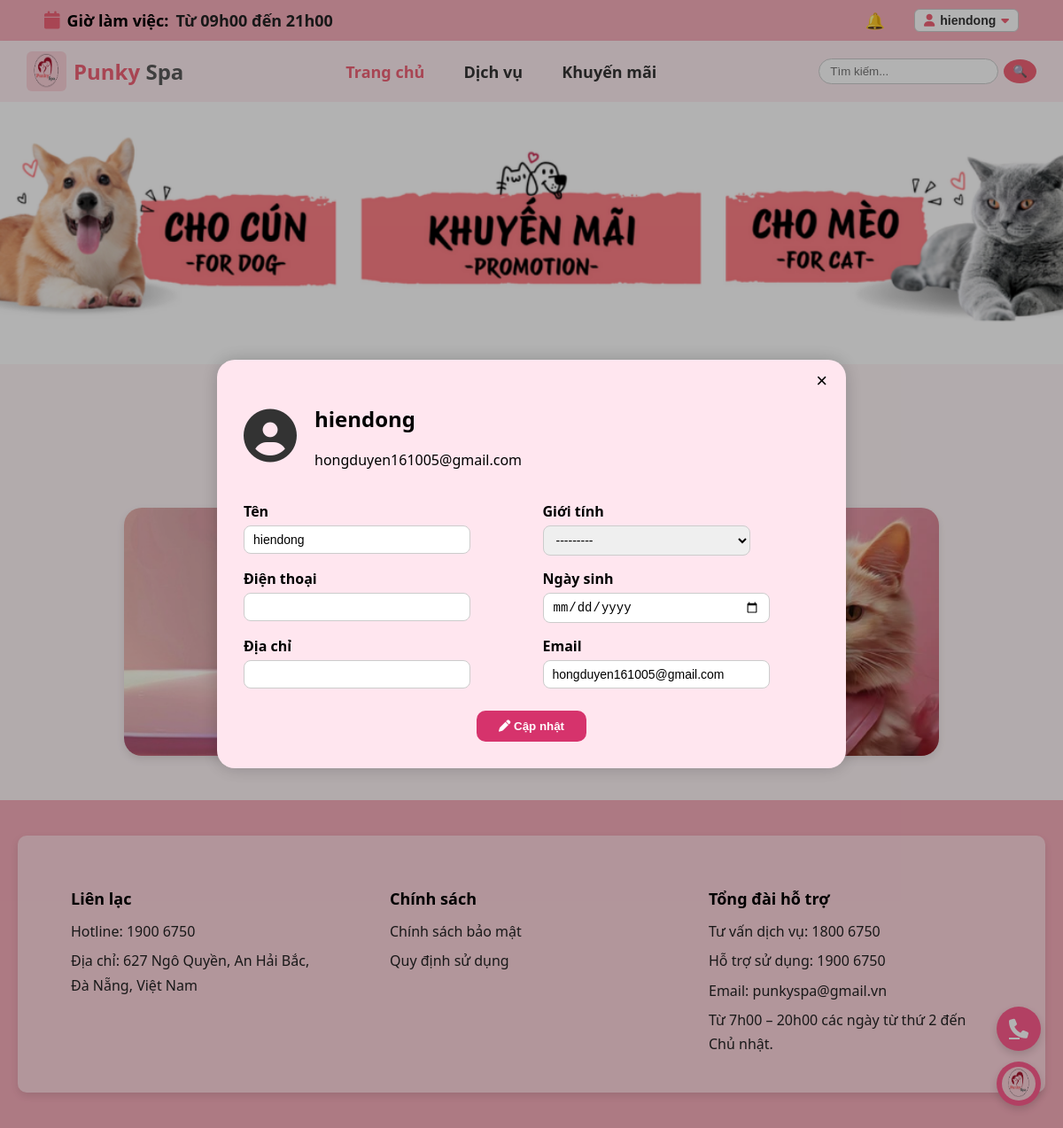
/thongtintaikhoan/ (signed in), run on the app's committed database.
### TK/models.py (models this page shows, shortened)
class KhachHang(models.Model):
    user = models.OneToOneField(User, on_delete=models.CASCADE, null=True, blank=True)
    ho_ten = models.CharField(max_length=100, blank=True)
    so_dien_thoai = models.CharField(max_length=15)
    dia_chi = models.CharField(max_length=255)
    gioi_tinh = models.CharField(max_length=1, choices=[('M', 'Nam'), ('F', 'Nữ')])
    ngay_sinh = models.DateField(null=True, blank=True)
    email = models.EmailField(max_length=255, blank=True)
    ngay_tham_gia = models.DateField(auto_now_add=True)

### TK/views.py (the view)
# urls.py: path('thongtintaikhoan/', views.thongtintaikhoan, name='thongtintaikhoan'),
@login_required
def thongtintaikhoan(request):
    khach, created = KhachHang.objects.get_or_create(user=request.user)
    if not khach.email:
        khach.email = request.user.email
        khach.save()
    if request.method == 'POST':
        form = KhachHangForm(request.POST, instance=khach)
        if form.is_valid():
            kh = form.save(commit=False)
            request.user.email = kh.email
            request.user.save()
            kh.save()
            messages.success(request, "Thông tin đã được cập nhật thành công!")
            return redirect('thongtintaikhoan')
    else:
        form = KhachHangForm(instance=khach)
    return render(request, 'TK/thongtintaikhoan.html', {
        'form': form,
        'user': request.user,
    })

### TK/forms.py
class KhachHangForm(forms.ModelForm):
    class Meta:
        model = KhachHang
        fields = ['ho_ten', 'gioi_tinh', 'so_dien_thoai', 'ngay_sinh', 'dia_chi', 'email']
        widgets = {
            'ngay_sinh': forms.DateInput(attrs={'type': 'date'}),
        }

### TB/context_processors.py (called while the page is built)
def thong_bao_moi(request):
    thong_baos_moi = []
    if request.user.is_authenticated:
        thong_baos_moi = ThongBao.objects.filter(
            nguoi_nhan=request.user, da_doc=False
        ).order_by('-ngay_tao')[:5]
    return {'thong_baos_moi': thong_baos_moi}

### TK/templates/TK/thongtintaikhoan.html (shortened to what this page needs)
{% extends 'trangchu/index.html' %}
{% load static %}
{% block content %}
<div class="profile-overlay">
  <div class="profile-box">
    <button class="close-btn" onclick="window.location.href='/'">&times;</button>
    <div class="profile-header">
      <div class="avatar"><i class="fa fa-user-circle"></i></div>
      <div>
        <h2>{{ user.username }}</h2>
        <p>{{ user.email }}</p>
      </div>
    </div>
    <form method="POST" action="">
      <div class="profile-content">
        <div class="row">
          <div class="col">
            <label>Tên</label>
            {{ form.ho_ten }}
          </div>
          <div class="col">
            <label>Giới tính</label>
            {{ form.gioi_tinh }}
          </div>
        </div>
        <div class="row">
          <div class="col">
            <label>Điện thoại</label>
            {{ form.so_dien_thoai }}
          </div>
          <div class="col">
            <label>Ngày sinh</label>
            {{ form.ngay_sinh }}
          </div>
        </div>
        <div class="row">
          <div class="col">
            <label>Địa chỉ</label>
            {{ form.dia_chi }}
          </div>
          <div class="col">
            <label>Email</label>
             {{ form.email }}
          </div>
        </div>
        <div class="update-container">
          <button type="submit" class="update-btn">
            <i class="fa fa-pen"></i> Cập nhật
          </button>
        </div>
      </div>
    </form>
  </div>
</div>
<link rel="stylesheet" href="{% static 'TK/profile.css' %}">
{% endblock %}

### trangchu/templates/trangchu/index.html (shortened to what this page needs)
<!DOCTYPE html>
{% load static %}
<html lang="vi">
<head>
    <link rel="stylesheet" href="{% static 'trangchu/style.css' %}">
    <link rel="stylesheet" href="https://cdnjs.cloudflare.com/ajax/libs/font-awesome/6.5.0/css/all.min.css">
</head>
<body>
    <div class="topbar">
        <div class="topbar-left">
            <i class="fa fa-calendar"></i>
            <strong>Giờ làm việc:</strong> Từ 09h00 đến 21h00
        </div>
        <div class="right">
            {% if user.is_authenticated %}
            <div class="notify-box">
                <span class="notify-icon">🔔</span>
            </div>
            <div class="user-menu">
                <button class="user-btn">
                    <i class="fa fa-user"></i> {{ user.username }}
                    <i class="fa fa-caret-down"></i>
                </button>
            </div>
            {% endif %}
        </div>
    </div>
    <header class="navbar">
        <div class="logo">
            <img src="{% static 'trangchu/logo.png' %}" alt="Logo Punky Spa">
            <h1><span class="pink">Punky</span> Spa</h1>
        </div>
        <nav>
            <a href="{% url 'home' %}" class="active">Trang chủ</a>
            <a href="{% url 'danh_sach_dich_vu' %}">Dịch vụ</a>
            <a href="#">Khuyến mãi</a>
        </nav>
        <div class="search">
            <input type="text" placeholder="Tìm kiếm...">
            <button>🔍</button>
        </div>
    </header>
    <section class="banner-full">
        <img src="{% static 'trangchu/banner.png' %}" alt="Banner Punky Spa">
    </section>
    <section class="intro">
        <h2>Giới thiệu</h2>
        <div class="gallery">
        </div>
    </section>
    {% block content %}{% endblock %}
    <footer class="footer">
        <div class="footer-container">
            <div class="footer-column">
                <h4>Liên lạc</h4>
                <p>Hotline: 1900 6750</p>
                <p>Địa chỉ: 627 Ngô Quyền, An Hải Bắc,<br>Đà Nẵng, Việt Nam</p>
            </div>
            <div class="footer-column">
                <h4>Chính sách</h4>
                <p>Chính sách bảo mật</p>
                <p>Quy định sử dụng</p>
            </div>
            <div class="footer-column">
                <h4>Tổng đài hỗ trợ</h4>
                <p>Tư vấn dịch vụ: 1800 6750</p>
                <p>Hỗ trợ sử dụng: 1900 6750</p>
                <p>Email: punkyspa@gmail.vn</p>
                <p>Từ 7h00 – 20h00 các ngày từ thứ 2 đến Chủ nhật.</p>
            </div>
        </div>
    </footer>
    <div class="floating-icons">
        <a href="tel:19006750" class="phone-icon" title="Gọi ngay Punky Spa">
            <i class="fa fa-phone"></i>
        </a>
        <div class="chat-icon" id="chatToggle">
            <img src="{% static 'trangchu/logo.png' %}" alt="Chat Punky Spa">
        </div>
    </div>
</body>
</html>

### trangchu/static/trangchu/style.css (style rules this page uses)
body { font-family: 'Segoe UI', sans-serif; margin: 0; padding: 0; background-color: #fff; }
.topbar { background-color: #f8aebc; color: #222; display: flex; justify-content: space-between; align-items: center; padding: 10px 50px; font-size: 18px; font-weight: 600; }
.topbar-left { display: flex; align-items: center; gap: 8px; }
.topbar-left i { color: #333; font-size: 20px; }
.topbar-left strong { font-weight: 700; color: #000; font-size: 18px; }
.notify-icon { font-size: 22px; cursor: pointer; color: #a01940; }
header.navbar { background-color: #ffeef2; display: flex; align-items: center; justify-content: space-between; padding: 12px 30px; box-shadow: 0 2px 5px rgba(0, 0, 0, 0.05); }
.logo { display: flex; align-items: center; }
.logo img { width: 45px; height: 45px; border-radius: 6px; margin-right: 8px; }
.logo h1 { font-size: 24px; color: #5a5a5a; margin: 0; }
.logo .pink { color: #f06277; font-weight: bold; }
nav a { margin: 0 20px; text-decoration: none; font-weight: 700; color: #333; font-size: 18px; transition: color 0.2s, transform 0.2s; }
nav a.active, nav a:hover { color: #f06277; transform: scale(1.05); }
.search { display: flex; align-items: center; }
.search input { border: 1px solid #ccc; border-radius: 20px; padding: 6px 12px; outline: none; }
.search button { background-color: #f06277; color: #fff; border: none; padding: 6px 10px; border-radius: 50%; margin-left: 6px; cursor: pointer; }
.banner-full { width: 100%; overflow: hidden; margin: 0; padding: 0; }
.banner-full img { width: 100%; height: auto; display: block; object-fit: cover; }
.intro { background-color: #fff5f7; padding: 50px 0; text-align: center; }
.intro h2 { display: inline-block; background-color: #ffd6de; padding: 10px 30px; border-radius: 10px; color: #000; font-size: 26px; margin-bottom: 35px; }
.gallery { display: flex; justify-content: center; align-items: center; gap: 40px; flex-wrap: wrap; padding: 0 20px; }
.footer { background-color: #f8aebc; padding: 40px 0; display: flex; justify-content: center; align-items: center; }
.footer-container { background-color: #ffd6de; width: 90%; max-width: 1100px; display: flex; justify-content: space-between; flex-wrap: wrap; padding: 25px 40px; border-radius: 10px; box-shadow: 0 4px 10px rgba(0,0,0,0.1); }
.footer-column { flex: 1; min-width: 250px; margin: 10px 20px; }
.footer-column h4 { font-size: 18px; font-weight: 700; margin-bottom: 12px; color: #000; }
.footer-column p { margin: 6px 0; color: #222; line-height: 1.7; font-size: 16px; }
.topbar .right { display: flex; align-items: center; gap: 18px; justify-content: flex-end; }
.user-menu { position: relative; }
.user-btn { background: #fff; border: 1px solid #ccc; border-radius: 6px; color: #333; font-weight: 600; font-size: 14px; cursor: pointer; display: flex; align-items: center; gap: 6px; padding: 4px 10px; transition: all 0.3s ease; }
.dropdown-menu a i, .topbar i { vertical-align: middle; }
.topbar .fa, .dropdown-menu .fa { color: #f06277; }
.notify-box { position: relative; display: inline-block; margin-right: 15px; }
.notify-icon { font-size: 18px; cursor: pointer; color: #a01940; }
.floating-icons { position: fixed; bottom: 25px; right: 25px; display: flex; flex-direction: column; align-items: flex-end; gap: 12px; z-index: 999; }
.phone-icon, .chat-icon { width: 50px; height: 50px; border-radius: 50%; background-color: #ff5c8d; display: flex; justify-content: center; align-items: center; color: #fff; font-size: 22px; box-shadow: 0 4px 10px rgba(0,0,0,0.15); transition: transform 0.3s; }
.chat-icon img { width: 38px; height: 38px; border-radius: 50%; }

### data on the page
KhachHang: ho_ten "hiendong", gioi_tinh "---------", email "hongduyen161005@gmail.com"

### other printed values
{{ user.username }} "hiendong"
{{ user.email }} "hongduyen161005@gmail.com"
